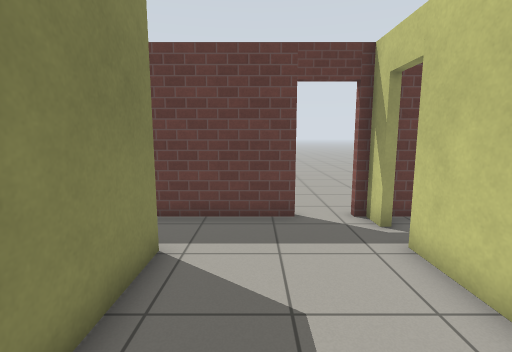
[1] (above)

16 first-person views from a walk through a world built for the Gazebo simulator. The camera is 1.2 m above the floor, tilts 8° down and sees 85° across. The floor is counted in squares, 0.5 m on a side. Each view is taken from the middle of a square. On the plan, view 1 faces up. The plan holds only what a view shows up to about 18 squares ahead; the rest is blank. Simple patterns stand in for the simulator's built-in surfaces.

[2]
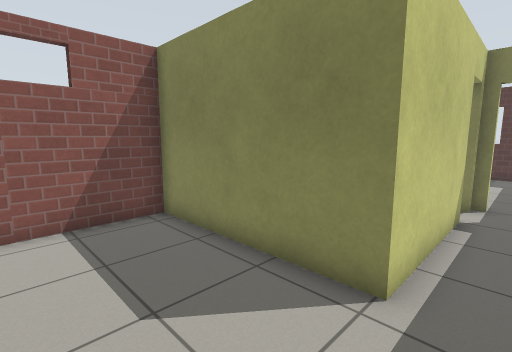

[3]
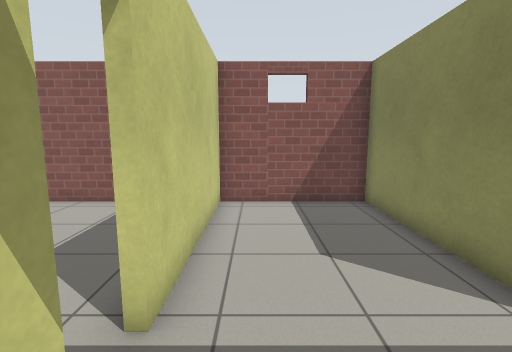

[4]
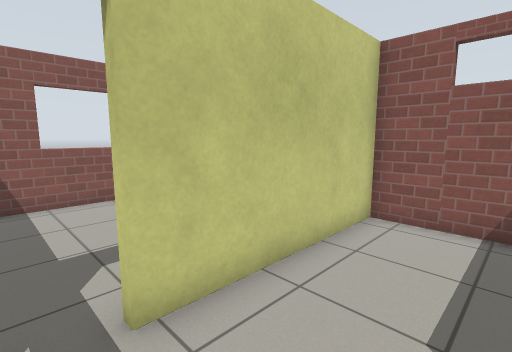

[5]
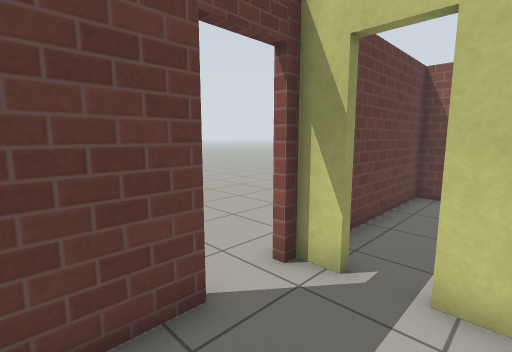

[6]
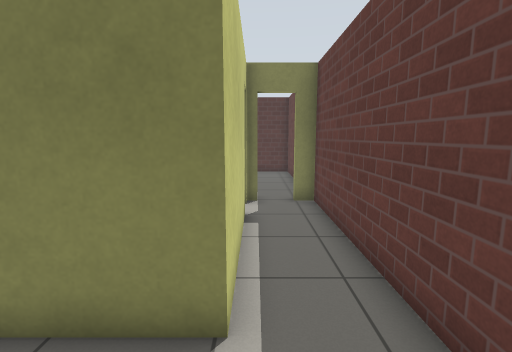

[7]
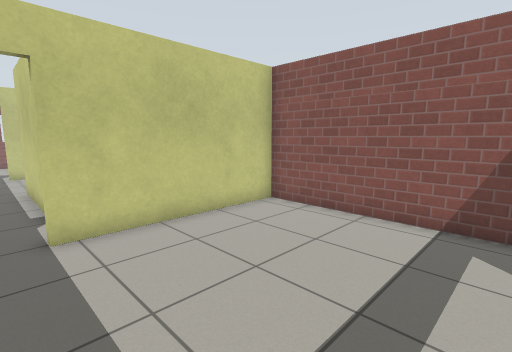

[8]
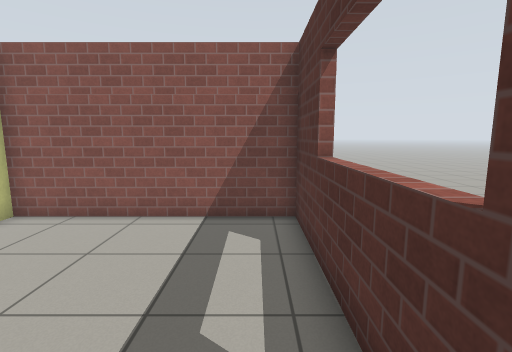

[9]
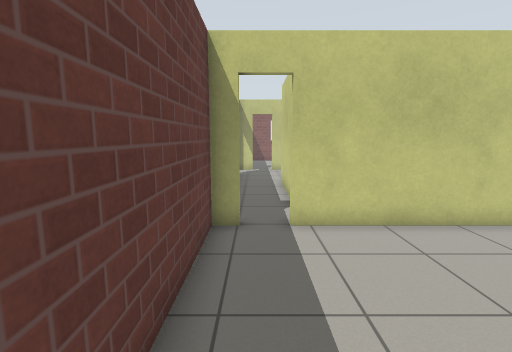

[10]
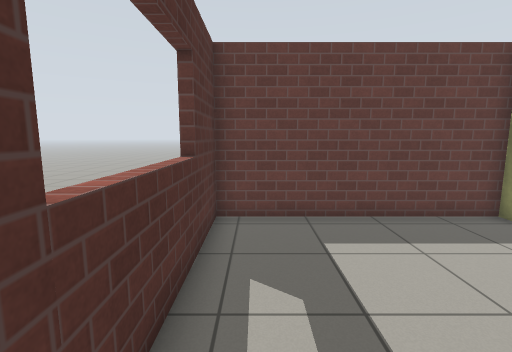

[11]
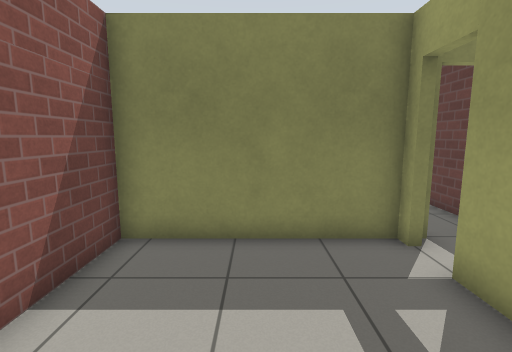

[12]
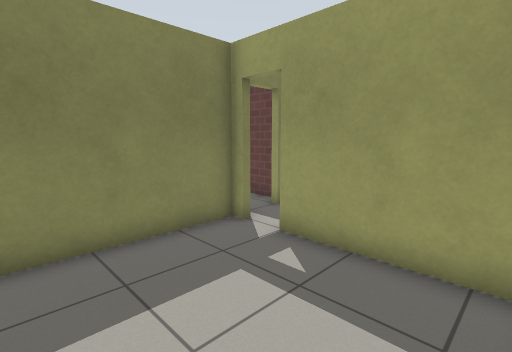

[13]
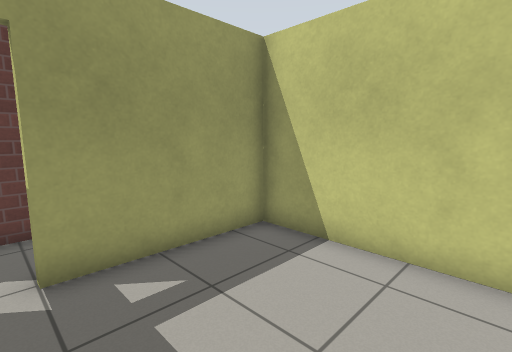

[14]
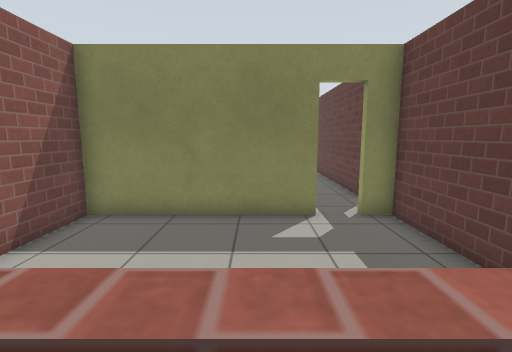

[15]
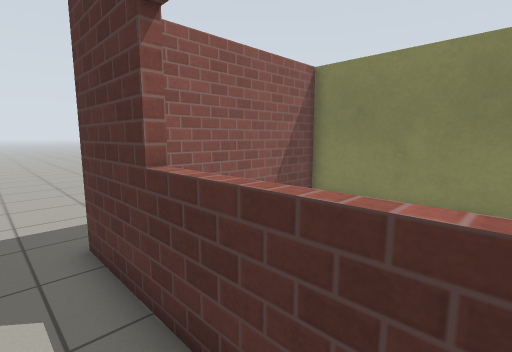

[16]
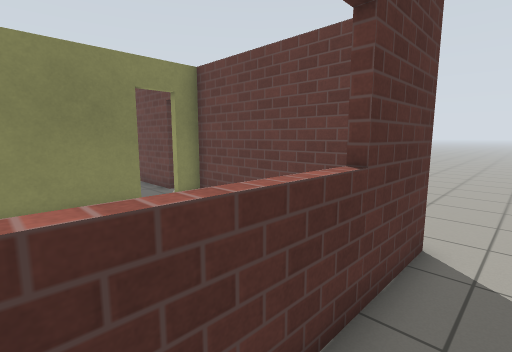

### Floor plan
Ten units are one square. View 1 is at (0, 0); x grows to the right and y downward. Boxes are objects, and circles mark ways between rooms. Rooms are numbered by the first view taken in them; rooms with no view inside come last. Other rooms are left out.
<svg viewBox="-187 -95 307 115">
<path fill="none" stroke="#000" d="M13 -82 -94 -82M33 -72 33 -82M-75 -57 -21 -57 -21 12 33 12 33 -58M115 -86 115 15M-97 -82 -182 -82 -182 12 -97 12 -97 -60M-24 0 -24 -54 -75 -54M-94 -54 -94 12 -61 12M36 -58 36 12 99 12M112 -34 112 -82 36 -82 36 -72"/>
<circle cx="32" cy="-70" r="3" fill="#2a7"/>
<circle cx="-90" cy="-60" r="3" fill="#2a7"/>
<text x="-10" y="-40">1</text>
<text x="-30" y="-90">2</text>
<text x="-140" y="-30">3</text>
<text x="-60" y="-20">4</text>
<text x="70" y="-40">5</text>
</svg>
Room 1 opens to room 2. Room 1 opens to room 3.

Where each view was taken, in squares from view 1:
view 1: 0 up, 0 right, facing up
view 2: 7 up, 2 right, facing down-left
view 3: 9 up, 2 right, facing down
view 4: 7 up, 0 right, facing down-right
view 5: 5 up, 1 left, facing up-right
view 6: 6 up, 1 right, facing left
view 7: 7 up, 17 left, facing down-right
view 8: 7 up, 17 left, facing down
view 9: 7 up, 17 left, facing right
view 10: 0 up, 17 left, facing up
view 11: 2 up, 3 left, facing left
view 12: 0 up, 3 left, facing up-left
view 13: 0 up, 8 left, facing up-right
view 14: 4 up, 12 right, facing left
view 15: 5 up, 13 right, facing down-left
view 16: 2 up, 13 right, facing up-left
